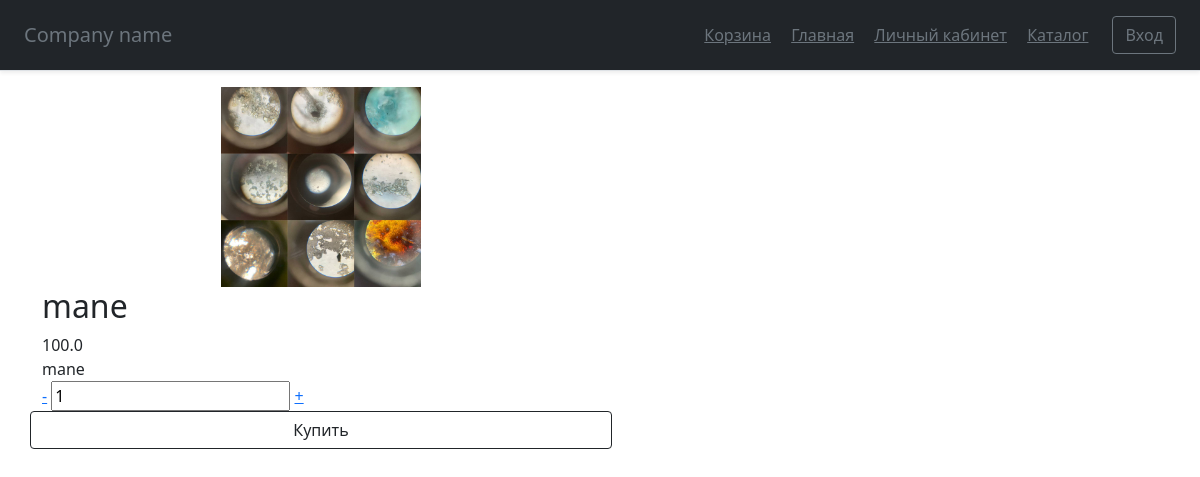
/item/1, run on an earlier commit of the app's database.
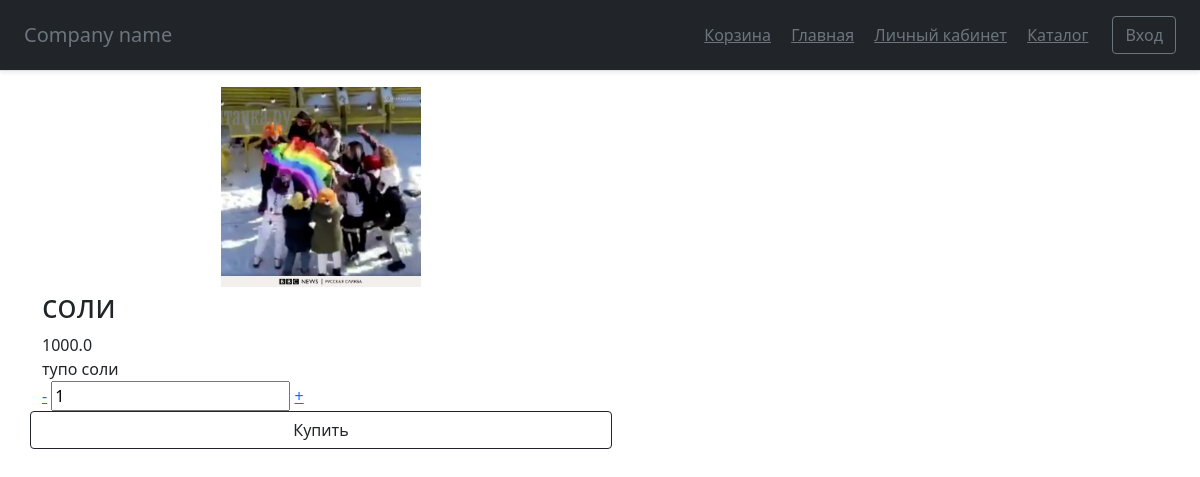
And on a later commit of the database.
### main.py (models this page shows)
class Items(db.Model):
    id = db.Column(db.Integer, primary_key=True, autoincrement=True)
    name = db.Column(db.String(100), nullable=True)
    description = db.Column(db.Text, nullable=True)
    photo_url = db.Column(db.Text, nullable=True)
    count = db.Column(db.Integer, nullable=True)
    price = db.Column(db.Float, nullable=True)

### main.py (the view, shortened to what this page needs)
    @app.route('/item/<id>', methods=['POST', 'GET'])
    def item(id):
        if request.method == 'GET':
            item = Items.query.filter(Items.id == id).all()[0]
            return render_template('item.html', item=item)

### templates/item.html
{% extends "base.html" %}
{% block content %}
<div class="content">
	<div class="container product padding-top">
		<div class="col-sm-6 product-gallery magnific-wrap">
			<div class="img-medium text-center">
				<div class="medium-slider">
						<img src="/{{ item.photo_url }}" width='200px' height="200px">
				</div>
			</div>
		</div>
		<div class="col-sm-6">
			<div class="row">
				<h2 data-product="116">{{ item.name }}</h2>
				<div class="cost">
					<div style="display: inline;" id="product_price">
						<span>{{ item.price }}</span>
					</div>
				</div>
			</div>
			<div class="rating-wrap">
				{{ item.description }}
				<form method="post">
					<div class="row product-count">
						<div class="counting inline-block">
							<a href="" class="a-less disabled">-</a>
							<input type="text" value="1" id="product_amount" data-max="50">
							<a href="" class="a-more">+</a>
						</div>
						<button class="w-100 btn btn-outline-dark" type="submit">Купить</button>
					</div>
				</form>
		</div>
	</div>
{% endblock %}

What changed in the data, as far as the page shows it:
changed Items: photo_url: a different picture; name "mane" → "соли"; price "100.0" → "1000.0"; description "mane" → "тупо соли"
